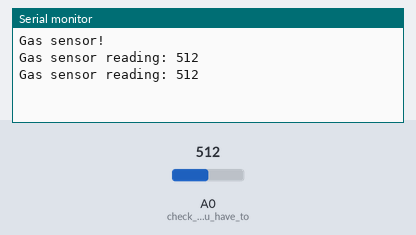
Bench run of a sketch on a simulated Arduino Uno, built with avr-gcc and run on an emulated ATmega328P. Parts: the last lines printed to the serial monitor. The test bench sets the inputs (shaded band); at power-on: A0 (check_whether_you_have_to) = 512.

Above: at 2.2 s.
2.3 s: A0 (check_whether_you_have_to) set to 716
At 3.6 s:
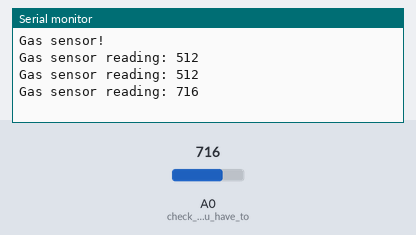
3.8 s: A0 (check_whether_you_have_to) set to 900
At 4.8 s:
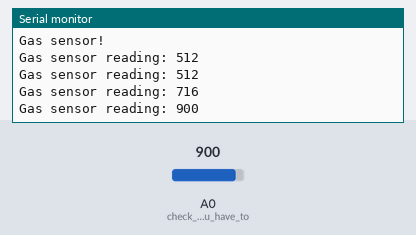
Timing chart, 0 to 6.8 s (numbered marks = the images above; inputs shaded):
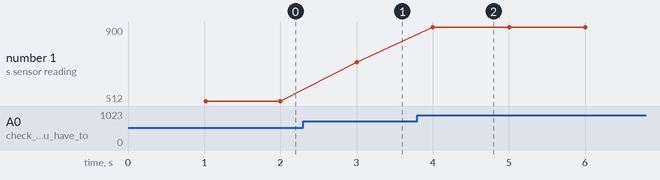

Measured:
- after the input at 2.3 s, the serial monitor: prints a new line after 0.70 s (image 1)
- after the input at 3.8 s, the serial monitor: prints a new line after 0.20 s (image 2)
- plotted number 1: 512 → 716 after the input at 2.3 s, 716 → 900 after the input at 3.8 s

The sketch:

EXP10_Gas_Sensor.ino
```cpp
void setup(){
Serial.begin(9600);
delay(1000);
Serial.println("");
Serial.println("Gas sensor!");
Serial.println("");

pinMode(A0, INPUT); // check whether you have to do this or not!!
}

void loop(){
int gas_sensor = analogRead(A0);
Serial.print("Gas sensor reading: ");
Serial.println(gas_sensor);

delay(1000);
}
```
